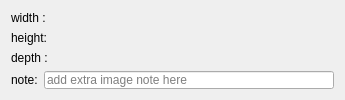
<?xml version="1.0" encoding="UTF-8"?>
<ui version="4.0">
 <class>Form</class>
 <widget class="QWidget" name="Form">
  <property name="geometry">
   <rect>
    <x>0</x>
    <y>0</y>
    <width>345</width>
    <height>100</height>
   </rect>
  </property>
  <property name="minimumSize">
   <size>
    <width>0</width>
    <height>100</height>
   </size>
  </property>
  <property name="windowTitle">
   <string>Form</string>
  </property>
  <layout class="QVBoxLayout" name="verticalLayout">
   <item>
    <widget class="QWidget" name="widget" native="true">
     <layout class="QHBoxLayout" name="horizontalLayout">
      <property name="leftMargin">
       <number>0</number>
      </property>
      <property name="topMargin">
       <number>0</number>
      </property>
      <property name="rightMargin">
       <number>0</number>
      </property>
      <property name="bottomMargin">
       <number>0</number>
      </property>
      <item>
       <widget class="QLabel" name="label">
        <property name="minimumSize">
         <size>
          <width>0</width>
          <height>0</height>
         </size>
        </property>
        <property name="maximumSize">
         <size>
          <width>60</width>
          <height>16777215</height>
         </size>
        </property>
        <property name="text">
         <string>width :</string>
        </property>
       </widget>
      </item>
      <item>
       <widget class="QLabel" name="label_width">
        <property name="text">
         <string/>
        </property>
       </widget>
      </item>
     </layout>
    </widget>
   </item>
   <item>
    <widget class="QWidget" name="widget_2" native="true">
     <layout class="QHBoxLayout" name="horizontalLayout_2">
      <property name="leftMargin">
       <number>0</number>
      </property>
      <property name="topMargin">
       <number>0</number>
      </property>
      <property name="rightMargin">
       <number>0</number>
      </property>
      <property name="bottomMargin">
       <number>0</number>
      </property>
      <item>
       <widget class="QLabel" name="label_2">
        <property name="minimumSize">
         <size>
          <width>0</width>
          <height>0</height>
         </size>
        </property>
        <property name="maximumSize">
         <size>
          <width>60</width>
          <height>16777215</height>
         </size>
        </property>
        <property name="text">
         <string>height:</string>
        </property>
       </widget>
      </item>
      <item>
       <widget class="QLabel" name="label_height">
        <property name="text">
         <string/>
        </property>
       </widget>
      </item>
     </layout>
    </widget>
   </item>
   <item>
    <widget class="QWidget" name="widget_4" native="true">
     <layout class="QHBoxLayout" name="horizontalLayout_4">
      <property name="leftMargin">
       <number>0</number>
      </property>
      <property name="topMargin">
       <number>0</number>
      </property>
      <property name="rightMargin">
       <number>0</number>
      </property>
      <property name="bottomMargin">
       <number>0</number>
      </property>
      <item>
       <widget class="QLabel" name="label_3">
        <property name="maximumSize">
         <size>
          <width>60</width>
          <height>16777215</height>
         </size>
        </property>
        <property name="text">
         <string>depth :</string>
        </property>
       </widget>
      </item>
      <item>
       <widget class="QLabel" name="label_depth">
        <property name="text">
         <string/>
        </property>
       </widget>
      </item>
     </layout>
    </widget>
   </item>
   <item>
    <widget class="QWidget" name="widget_3" native="true">
     <layout class="QHBoxLayout" name="horizontalLayout_3">
      <property name="leftMargin">
       <number>0</number>
      </property>
      <property name="topMargin">
       <number>0</number>
      </property>
      <property name="rightMargin">
       <number>0</number>
      </property>
      <property name="bottomMargin">
       <number>0</number>
      </property>
      <item>
       <widget class="QLabel" name="label_5">
        <property name="text">
         <string>note:</string>
        </property>
       </widget>
      </item>
      <item>
       <widget class="QLineEdit" name="lineEdit_note">
        <property name="placeholderText">
         <string>add extra image note here</string>
        </property>
       </widget>
      </item>
     </layout>
    </widget>
   </item>
  </layout>
 </widget>
 <resources/>
 <connections/>
</ui>
